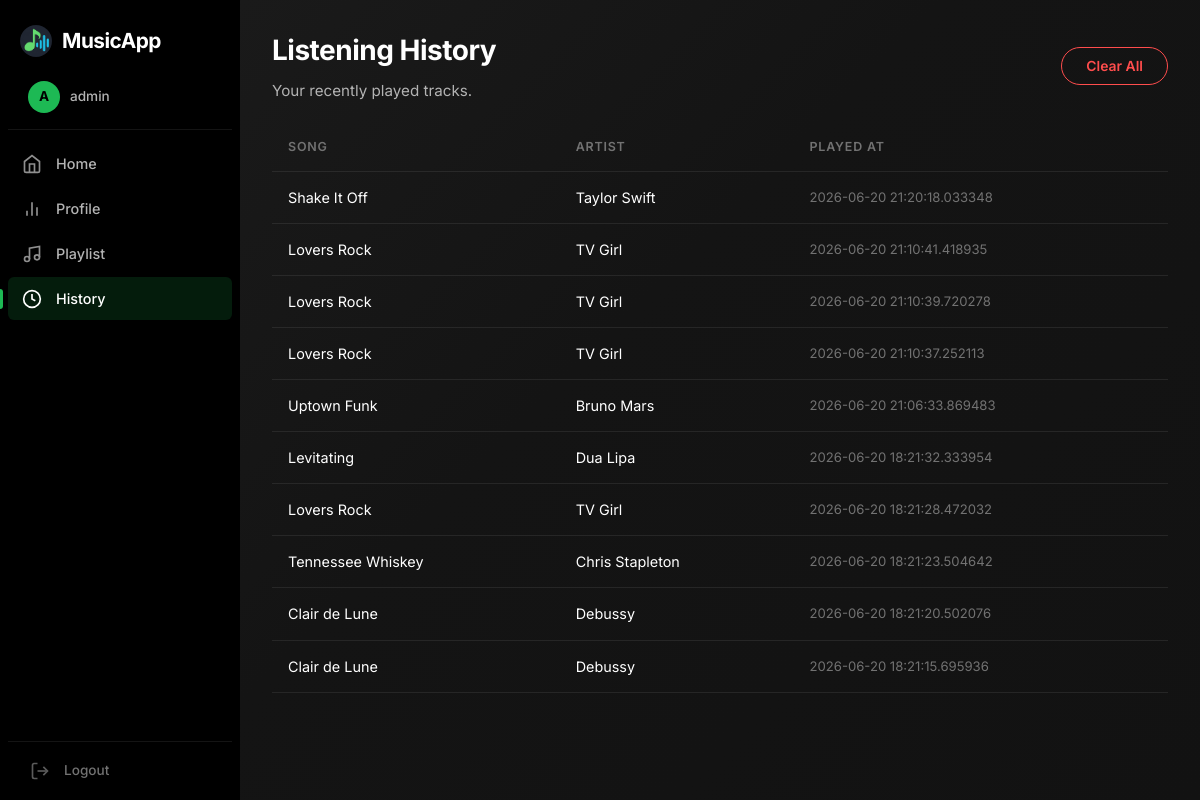
Page /history (signed in) on the earlier database version.
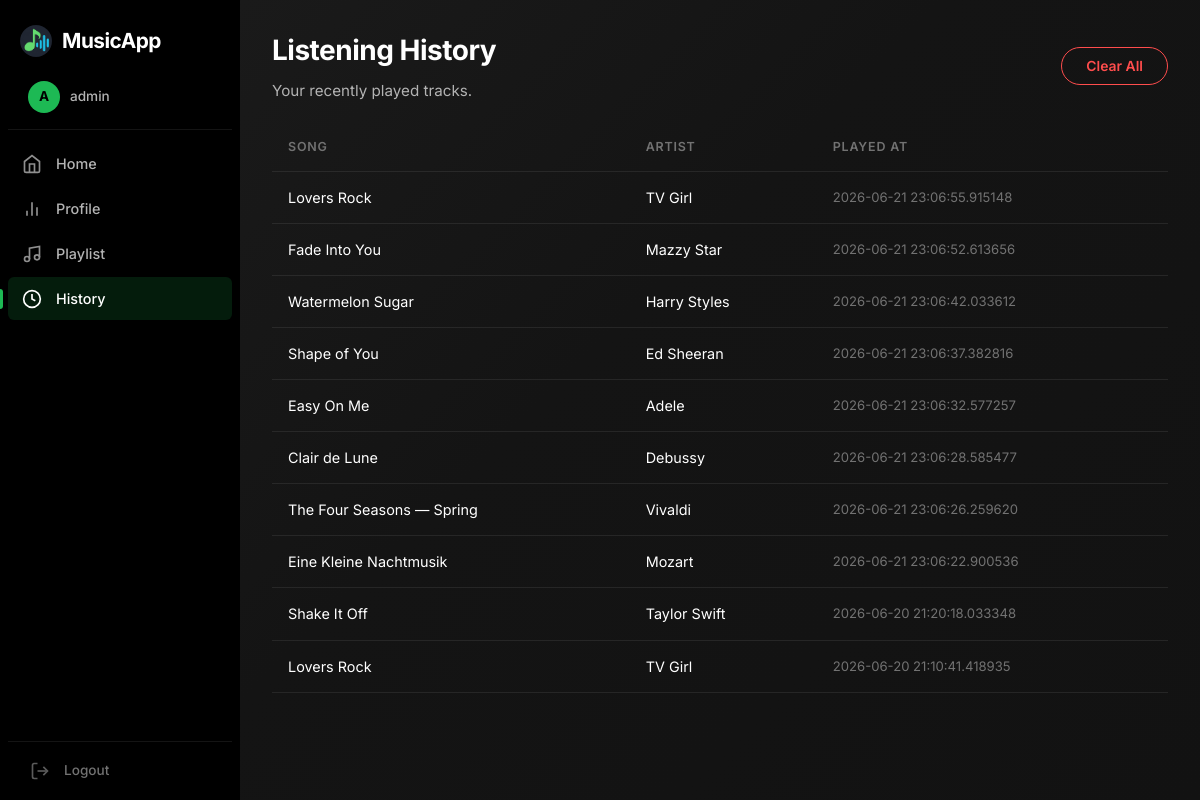
Same page on the later database version.
### tables this page shows
CREATE TABLE history (
    id INTEGER PRIMARY KEY AUTOINCREMENT,
    user_id INTEGER,
    song_id INTEGER,
    played_at TIMESTAMP DEFAULT CURRENT_TIMESTAMP,
    FOREIGN KEY (user_id) REFERENCES users (id),
    FOREIGN KEY (song_id) REFERENCES songs (id)
);

CREATE TABLE songs (
    id INTEGER PRIMARY KEY AUTOINCREMENT,
    title TEXT NOT NULL,
    artist TEXT NOT NULL,
    genre TEXT NOT NULL,
    energy REAL NOT NULL,
    file_path TEXT
);

### app.py (the view)
@app.route('/history')
def view_history():
    if 'user_id' not in session:
        return redirect('/login')
    conn = get_db_connection()
    history = conn.execute('''
        SELECT songs.title, songs.artist, history.played_at
        FROM history
        JOIN songs ON history.song_id = songs.id
        WHERE history.user_id = ?
        ORDER BY history.played_at DESC LIMIT 10
    ''', (session['user_id'],)).fetchall()
    conn.close()
    return render_template('history.html', history=history)

### app.py (called while the page is built)
def get_db_connection():
    conn = sqlite3.connect('music.db')
    conn.row_factory = sqlite3.Row # This allows us to use column names directly
    return conn

### templates/history.html (shortened to what this page needs)
{% extends "base_app.html" %}
{% block app_content %}
<div class="history-header">
    <div class="page-header" style="margin-bottom:0;">
        <h1>Listening History</h1>
        <p>Your recently played tracks.</p>
    </div>
    {% if history %}
    <form action="/clear_history" method="POST" onsubmit="return confirm('Clear your entire listening history?');">
        <button type="submit" class="btn btn-danger">Clear All</button>
    </form>
    {% endif %}
</div>
<table class="history-table">
    <thead>
        <tr>
            <th>Song</th>
            <th>Artist</th>
            <th>Played At</th>
        </tr>
    </thead>
    <tbody>
        {% for item in history %}
        <tr>
            <td>{{ item['title'] }}</td>
            <td>{{ item['artist'] }}</td>
            <td class="muted">{{ item['played_at'] }}</td>
        </tr>
        {% endfor %}
    </tbody>
</table>
{% endblock %}

Differences in the rows shown:
no longer on this page (row unchanged): history: title "Lovers Rock", artist "TV Girl", played_at "2026-06-20 21:10:39.720278"
no longer on this page (row unchanged): history: title "Lovers Rock", artist "TV Girl", played_at "2026-06-20 21:10:37.252113"
no longer on this page (row unchanged): history: title "Uptown Funk", artist "Bruno Mars", played_at "2026-06-20 21:06:33.869483"
no longer on this page (row unchanged): history: title "Levitating", artist "Dua Lipa", played_at "2026-06-20 18:21:32.333954"
no longer on this page (row unchanged): history: title "Lovers Rock", artist "TV Girl", played_at "2026-06-20 18:21:28.472032"
no longer on this page (row unchanged): history: title "Tennessee Whiskey", artist "Chris Stapleton", played_at "2026-06-20 18:21:23.504642"
no longer on this page (row unchanged): history: title "Clair de Lune", artist "Debussy", played_at "2026-06-20 18:21:20.502076"
no longer on this page (row unchanged): history: title "Clair de Lune", artist "Debussy", played_at "2026-06-20 18:21:15.695936"
added history: title "Lovers Rock", artist "TV Girl", played_at "2026-06-21 23:06:55.915148"
added history: title "Fade Into You", artist "Mazzy Star", played_at "2026-06-21 23:06:52.613656"
added history: title "Watermelon Sugar", artist "Harry Styles", played_at "2026-06-21 23:06:42.033612"
added history: title "Shape of You", artist "Ed Sheeran", played_at "2026-06-21 23:06:37.382816"
added history: title "Easy On Me", artist "Adele", played_at "2026-06-21 23:06:32.577257"
added history: title "Clair de Lune", artist "Debussy", played_at "2026-06-21 23:06:28.585477"
added history: title "The Four Seasons — Spring", artist "Vivaldi", played_at "2026-06-21 23:06:26.259620"
added history: title "Eine Kleine Nachtmusik", artist "Mozart", played_at "2026-06-21 23:06:22.900536"
